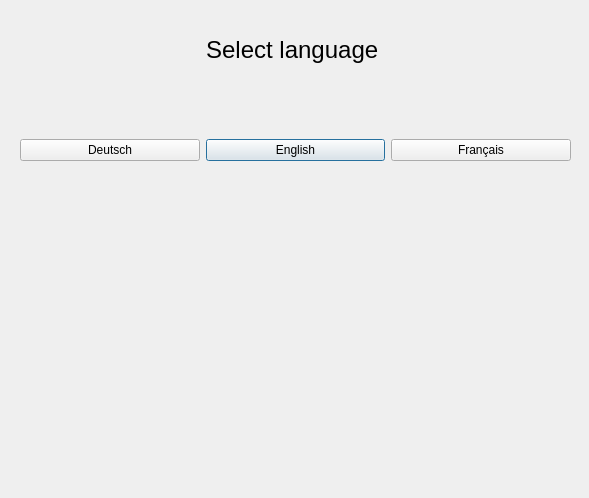
<?xml version="1.0" encoding="UTF-8"?>
<ui version="4.0">
 <class>MIDTool</class>
 <widget class="QDialog" name="MIDTool">
  <property name="geometry">
   <rect>
    <x>0</x>
    <y>0</y>
    <width>589</width>
    <height>498</height>
   </rect>
  </property>
  <property name="windowTitle">
   <string>Dialog</string>
  </property>
  <widget class="QWidget" name="gridLayoutWidget">
   <property name="geometry">
    <rect>
     <x>20</x>
     <y>100</y>
     <width>551</width>
     <height>101</height>
    </rect>
   </property>
   <layout class="QGridLayout" name="gridLayout">
    <item row="0" column="1">
     <widget class="QPushButton" name="pushButton_2">
      <property name="text">
       <string>English</string>
      </property>
     </widget>
    </item>
    <item row="0" column="2">
     <widget class="QPushButton" name="pushButton">
      <property name="text">
       <string>Français</string>
      </property>
     </widget>
    </item>
    <item row="0" column="0">
     <widget class="QPushButton" name="pushButton_3">
      <property name="text">
       <string>Deutsch</string>
      </property>
     </widget>
    </item>
   </layout>
  </widget>
  <widget class="QLabel" name="label">
   <property name="geometry">
    <rect>
     <x>0</x>
     <y>30</y>
     <width>591</width>
     <height>41</height>
    </rect>
   </property>
   <property name="maximumSize">
    <size>
     <width>16777215</width>
     <height>428</height>
    </size>
   </property>
   <property name="text">
    <string>&lt;html&gt;&lt;head/&gt;&lt;body&gt;&lt;p align=&quot;center&quot;&gt;&lt;span style=&quot; font-size:18pt;&quot;&gt;Select language &lt;/span&gt;&lt;/p&gt;&lt;/body&gt;&lt;/html&gt;</string>
   </property>
  </widget>
 </widget>
 <resources/>
 <connections/>
</ui>
